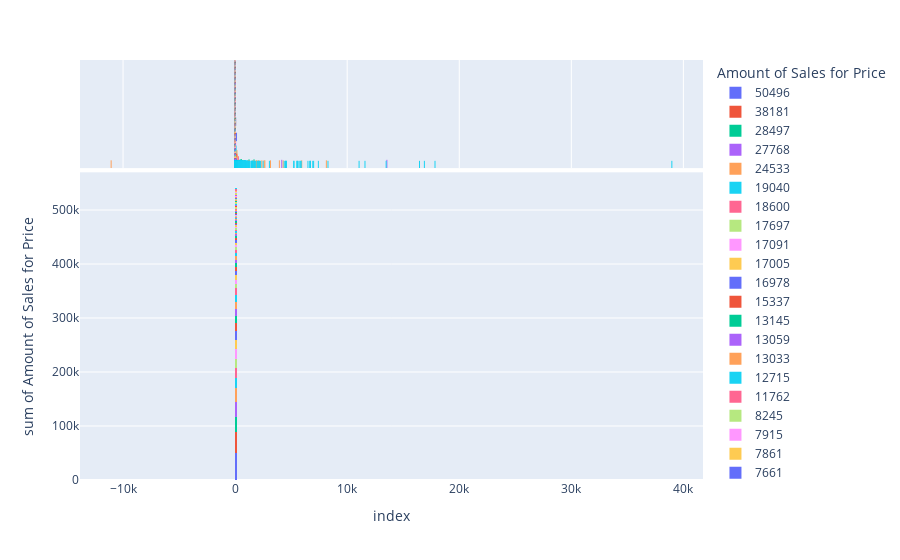

Source (notebook cell):
### Code cell
import plotly.figure_factory as ff

fig = px.histogram(prices, x=prices.index, y="Amount of Sales for Price", color="Amount of Sales for Price", marginal="rug")
fig.show()
